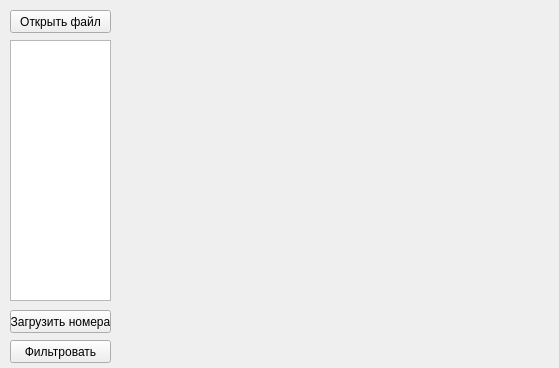
<?xml version="1.0" encoding="UTF-8"?>
<ui version="4.0">
 <class>numbers</class>
 <widget class="QWidget" name="numbers">
  <property name="geometry">
   <rect>
    <x>0</x>
    <y>0</y>
    <width>559</width>
    <height>368</height>
   </rect>
  </property>
  <property name="windowTitle">
   <string>Сортировка по регионам: номера</string>
  </property>
  <widget class="QLabel" name="label_2">
   <property name="geometry">
    <rect>
     <x>0</x>
     <y>-20</y>
     <width>571</width>
     <height>401</height>
    </rect>
   </property>
   <property name="text">
    <string>&lt;html&gt;&lt;head/&gt;&lt;body&gt;&lt;p&gt;&lt;img src=&quot;:/images/141234.jpg&quot;/&gt;&lt;/p&gt;&lt;/body&gt;&lt;/html&gt;</string>
   </property>
  </widget>
  <widget class="QLabel" name="label">
   <property name="geometry">
    <rect>
     <x>120</x>
     <y>10</y>
     <width>431</width>
     <height>351</height>
    </rect>
   </property>
   <property name="text">
    <string/>
   </property>
  </widget>
  <widget class="QPushButton" name="pushButton">
   <property name="geometry">
    <rect>
     <x>10</x>
     <y>310</y>
     <width>101</width>
     <height>23</height>
    </rect>
   </property>
   <property name="text">
    <string>Загрузить номера</string>
   </property>
  </widget>
  <widget class="QPushButton" name="pushButton_2">
   <property name="geometry">
    <rect>
     <x>10</x>
     <y>340</y>
     <width>101</width>
     <height>23</height>
    </rect>
   </property>
   <property name="text">
    <string>Фильтровать</string>
   </property>
  </widget>
  <widget class="QListWidget" name="listWidget">
   <property name="enabled">
    <bool>true</bool>
   </property>
   <property name="geometry">
    <rect>
     <x>10</x>
     <y>40</y>
     <width>101</width>
     <height>261</height>
    </rect>
   </property>
  </widget>
  <widget class="QPushButton" name="pushButton_3">
   <property name="geometry">
    <rect>
     <x>10</x>
     <y>10</y>
     <width>101</width>
     <height>23</height>
    </rect>
   </property>
   <property name="text">
    <string>Открыть файл</string>
   </property>
  </widget>
 </widget>
 <resources/>
 <connections/>
</ui>
